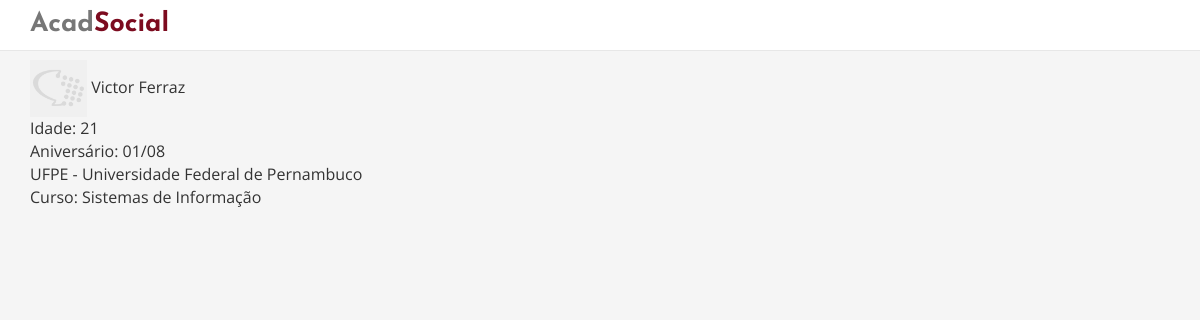
The page /perfil/ufpe/victor-sferraz/ (signed in) on the database its author committed.
### contas/models.py (models this page shows, shortened)
class PerfilModel(models.Model):
    usuario = models.OneToOneField(UsuarioModel)
    foto = models.ImageField(_('picture'), upload_to='imagens/perfil/', default='imagens/perfil/default.jpg')
    data_nascimento = models.DateField(_('birth date'))
    universidade = models.ForeignKey(UniversidadeModel)
    curso = models.ForeignKey(CursoModel)
    class Meta:
        verbose_name = _('perfil')
        verbose_name_plural = _('perfils')

class UsuarioModel(AbstractBaseUser, PermissionsMixin):
    active_help_text = _('Designates whether this user should be treated as active. '
                         'Unselect this instead of deleting accounts.')
    staff_help_text = _('Designates whether the user can log into this admin site.')
    uid = models.AutoField(_('user ID'), primary_key=True)
    email = models.EmailField(_('email'), max_length=200, unique=True, db_index=True)
    first_name = models.CharField(_('first name'), max_length=128, blank=True)
    last_name = models.CharField(_('last name'), max_length=128, blank=True)
    perfil_link = models.CharField(_('profile link'), max_length=200)
    host = models.CharField(_('university host'), max_length=64)
    is_active = models.BooleanField(_('active'), default=False, help_text=active_help_text)
    is_staff = models.BooleanField(_('staff status'), default=False, help_text=staff_help_text)
    date_joined = models.DateTimeField(_('date joined'), default=timezone.now)
    USERNAME_FIELD = 'email'
    REQUIRED_FIELDS = []
    object = UsuarioManager()
    class Meta:
        verbose_name = _('usuario')
        verbose_name_plural = _('usuarios')

### universidades/models.py (models this page shows)
class UniversidadeModel(models.Model):
    sigla = models.CharField(max_length=10)
    nome = models.CharField(max_length=200)
    def __unicode__(self):
        return self.sigla
    class Meta:
        verbose_name = _('universidade')
        verbose_name_plural = _('universidades')

class CursoModel(models.Model):
    nome = models.CharField(max_length=200)
    universidade = models.ForeignKey(UniversidadeModel)
    def __unicode__(self):
        return self.nome
    class Meta:
        verbose_name = _('curso')
        verbose_name_plural = _('cursos')

### contas/views.py (the view)
@login_required
def view_perfil_usuario(request, host, perfil_link):
    args = {}
    usuario = get_object_or_404(UsuarioModel, host=host, perfil_link=perfil_link, is_active=True)
    perfil = get_object_or_404(PerfilModel, usuario=usuario)
    args['usuario'] = usuario
    args['perfil'] = perfil
    args['idade'] = methods.calcular_idade(perfil.data_nascimento)
    args['aniversario'] = methods.calcular_aniversario(perfil.data_nascimento)
    return render(request, 'contas/perfil.html', args)

### contas/methods.py (called while the page is built)
def calcular_idade(data):
    hoje = datetime.today()
    return hoje.year - data.year - ((hoje.month, hoje.day) < (data.month, data.day))

def calcular_aniversario(data):
    dia = str(data.day)
    mes = str(data.month)
    if data.day < 10:
        dia = '0' + str(data.day)
    if data.month < 10:
        mes = '0' + str(data.month)
    return str(dia) + '/' + str(mes)

### templates/contas/perfil.html (shortened to what this page needs)
{% extends 'base.html' %}
{% load staticfiles %}
{% block body %}
{% if usuario %}
    <img src="/media/{{ perfil.foto }}" width="5%" height="5%">
    {{ usuario.first_name }} {{ usuario.last_name }}
    <br>
    Idade: {{ idade }}
    <br>
    Aniversário: {{ aniversario }}
    <br>
    {{ perfil.universidade }} - {{ perfil.universidade.nome }}
    <br>
    Curso: {{ perfil.curso }}
{% else %}
    Essa conta está inativa!
{% endif %}
{% endblock %}

### templates/base.html (shortened to what this page needs)
<!DOCTYPE html>
{% load staticfiles %}
<html>
<head lang="en">
    <link href="{% static 'bootstrap\css\bootstrap.min.css' %}" rel="stylesheet">
    <link href="{% static 'css\acadsocial.css' %}" rel="stylesheet">
</head>
<body>
   <nav class="navbar navbar-default navbar-fixed-top" role="navigation">
		<div class="container">
			<div class="navbar-header">
				<a class="navbar-brand" href="/">
					Acad<b>Social</b>
				</a>
			</div>
		</div>
	</nav>
    <div class="container">
        <div class="content">
            {% block body %}
            {% endblock %}
        </div>
    </div>
</body>
</html>

### static/css/acadsocial.css (style rules this page uses)
body { background: #F5F5F5; font-family: 'Open Sans', sans-serif; font-size: 12pt; }
a { color: #BC2330; text-decoration: none; }
a:link { color: #333; text-decoration: none; }
.navbar { background: #fff; }
.navbar-brand { font-weight: 700; font-size: 20pt; color: #555; font-family: Josefin Sans, sans-serif; }
.navbar-brand > b { color: #7C0B1F; }
.content { margin-top: 60px; }

### rows shown on the page
PerfilModel: foto (placeholder picture), universidade "UFPE", universidade.nome "Universidade Federal de Pernambuco", curso "Sistemas de Informação"
UsuarioModel: first_name "Victor", last_name "Ferraz"

### other values the page prints
{{ idade }} "21"
{{ aniversario }} "01/08"
